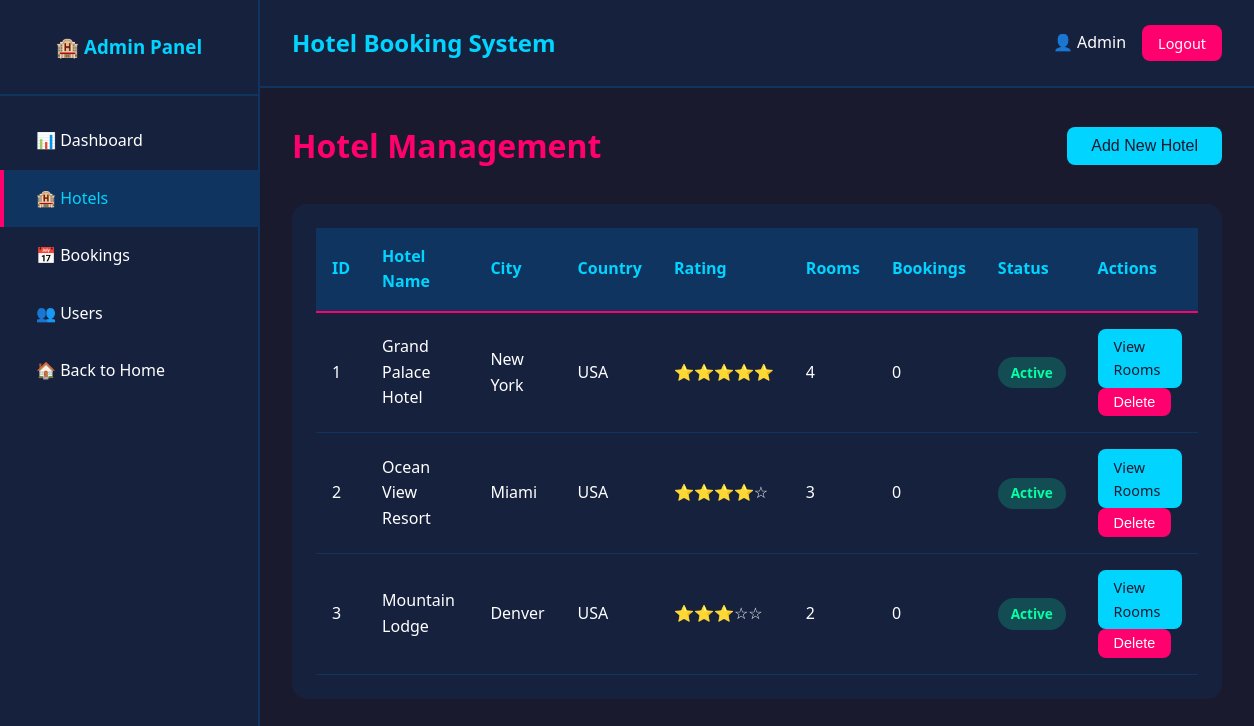
The app's page /admin/hotels.php (signed in) with its own data.
### tables this page shows
CREATE TABLE IF NOT EXISTS hotels (
    id INT PRIMARY KEY AUTO_INCREMENT,
    hotel_name VARCHAR(200) NOT NULL,
    description TEXT,
    address TEXT NOT NULL,
    city VARCHAR(100) NOT NULL,
    state VARCHAR(100),
    country VARCHAR(100) NOT NULL,
    postal_code VARCHAR(20),
    phone VARCHAR(20),
    email VARCHAR(100),
    star_rating INT DEFAULT 3,
    image VARCHAR(255),
    status ENUM('active', 'inactive') DEFAULT 'active',
    created_at TIMESTAMP DEFAULT CURRENT_TIMESTAMP,
    updated_at TIMESTAMP DEFAULT CURRENT_TIMESTAMP ON UPDATE CURRENT_TIMESTAMP,
    INDEX idx_city (city),
    INDEX idx_status (status)
);

### config.php (called while the page is built, shortened)
<?php
function getStarRating($rating) {
    $stars = '';
    for ($i = 1; $i <= 5; $i++) {
        if ($i <= $rating) {
            $stars .= '⭐';
        } else {
            $stars .= '☆';
        }
    }
    return $stars;
}
?>

### admin/hotels.php (the view, shortened to what this page needs)
<?php
require_once '../config.php';
$hotels_query = "SELECT h.*,
                 (SELECT COUNT(*) FROM rooms WHERE hotel_id = h.id) as total_rooms,
                 (SELECT COUNT(*) FROM bookings WHERE hotel_id = h.id) as total_bookings
                 FROM hotels h
                 ORDER BY h.created_at DESC";
$hotels = mysqli_query($conn, $hotels_query);
?>
<?php include 'includes/header.php'; ?>
<div class="dashboard-content">
    <div class="page-header">
        <h1>Hotel Management</h1>
        <button class="btn btn-primary" onclick="document.getElementById('addModal').style.display='block'">Add New Hotel</button>
    </div>
    <div class="table-responsive">
        <table class="data-table">
            <thead>
                <tr>
                    <th>ID</th>
                    <th>Hotel Name</th>
                    <th>City</th>
                    <th>Country</th>
                    <th>Rating</th>
                    <th>Rooms</th>
                    <th>Bookings</th>
                    <th>Status</th>
                    <th>Actions</th>
                </tr>
            </thead>
            <tbody>
                <?php while ($hotel = mysqli_fetch_assoc($hotels)): ?>
                <tr>
                    <td><?php echo $hotel['id']; ?></td>
                    <td><?php echo $hotel['hotel_name']; ?></td>
                    <td><?php echo $hotel['city']; ?></td>
                    <td><?php echo $hotel['country']; ?></td>
                    <td><?php echo getStarRating($hotel['star_rating']); ?></td>
                    <td><?php echo $hotel['total_rooms']; ?></td>
                    <td><?php echo $hotel['total_bookings']; ?></td>
                    <td><span class="badge badge-<?php echo $hotel['status'] === 'active' ? 'success' : 'secondary'; ?>"><?php echo ucfirst($hotel['status']); ?></span></td>
                    <td>
                        <a href="rooms.php?hotel_id=<?php echo $hotel['id']; ?>" class="btn btn-sm btn-info">View Rooms</a>
                        <form method="POST" style="display: inline;" onsubmit="return confirm('Are you sure?')">
                            <button type="submit" class="btn btn-sm btn-danger">Delete</button>
                        </form>
                    </td>
                </tr>
                <?php endwhile; ?>
            </tbody>
        </table>
    </div>
</div>
<?php include 'includes/footer.php'; ?>

### css/style.css (style rules this page uses)
:root { --primary-blue: #00d4ff; --hot-pink: #ff006e; --neon-green: #06ffa5; --electric-purple: #8338ec; --bright-yellow: #ffbe0b; --dark-navy: #1a1a2e; --deep-blue: #16213e; --midnight: #0f3460; --text-light: #ffffff; --text-muted: #a8b2d1; }
* { margin: 0; padding: 0; box-sizing: border-box; }
body { font-family: 'Segoe UI', Tahoma, Geneva, Verdana, sans-serif; background-color: var(--dark-navy); color: var(--text-light); line-height: 1.6; }
.btn { padding: 0.6rem 1.5rem; border: none; border-radius: 8px; cursor: pointer; font-size: 1rem; text-decoration: none; display: inline-block; transition: all 0.3s ease; font-weight: 500; }
.btn-primary { background-color: var(--primary-blue); color: var(--dark-navy); }
.btn-danger { background-color: var(--hot-pink); color: var(--text-light); }
.btn-info { background-color: var(--primary-blue); color: var(--dark-navy); }
.btn-sm { padding: 0.4rem 1rem; font-size: 0.9rem; }
.dashboard-content { padding: 2rem; }
.dashboard-content h1 { color: var(--hot-pink); margin-bottom: 2rem; }
.table-responsive { overflow-x: auto; background-color: var(--deep-blue); border-radius: 15px; padding: 1.5rem; }
.data-table { width: 100%; border-collapse: collapse; }
.data-table thead { background-color: var(--midnight); }
.data-table th { padding: 1rem; text-align: left; color: var(--primary-blue); font-weight: 600; border-bottom: 2px solid var(--hot-pink); }
.data-table td { padding: 1rem; border-bottom: 1px solid var(--midnight); color: var(--text-light); }
.badge { display: inline-block; padding: 0.3rem 0.8rem; border-radius: 20px; font-size: 0.85rem; font-weight: 600; }
.badge-success { background-color: rgba(6, 255, 165, 0.2); color: var(--neon-green); }
.page-header { display: flex; justify-content: space-between; align-items: center; margin-bottom: 2rem; }
.page-header h1 { margin: 0; }

### records on screen
hotels: id "1", hotel_name "Grand Palace Hotel", city "New York", country "USA", star_rating "⭐⭐⭐⭐⭐", total_rooms "4", total_bookings "0", status "Active"
hotels: id "2", hotel_name "Ocean View Resort", city "Miami", country "USA", star_rating "⭐⭐⭐⭐☆", total_rooms "3", total_bookings "0", status "Active"
hotels: id "3", hotel_name "Mountain Lodge", city "Denver", country "USA", star_rating "⭐⭐⭐☆☆", total_rooms "2", total_bookings "0", status "Active"

### other values on screen
$_SESSION['full_name'] "Admin"
